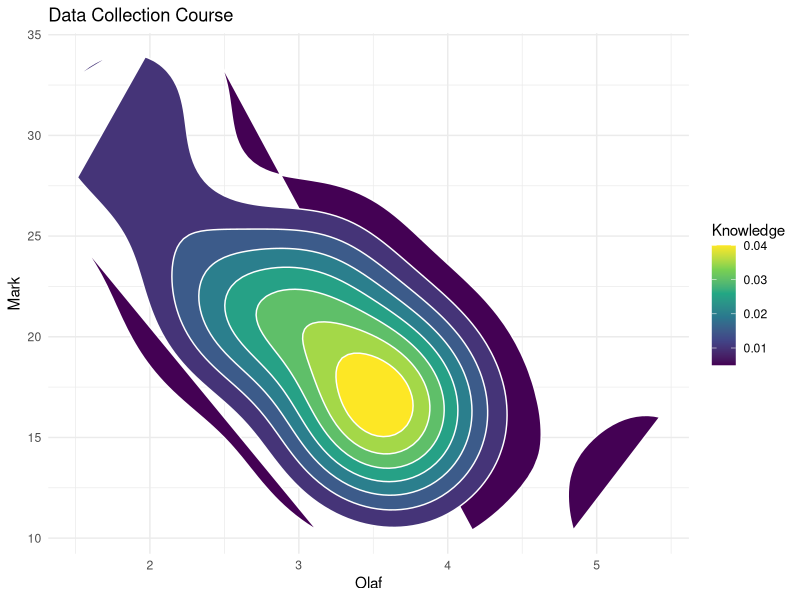

R code for this plot:
## ---- chunk 1
#| echo: false
#| warning: false
library(ggplot2)

ggplot(mtcars, aes(x = wt, y = mpg)) +
  stat_density_2d(aes(fill = ..level..), geom = "polygon", color = "white") +
  scale_fill_viridis_c() + 
  labs(title = "Data Collection Course",
       x = "Olaf",
       y = "Mark",
       fill = "Knowledge") +
  theme_minimal()
